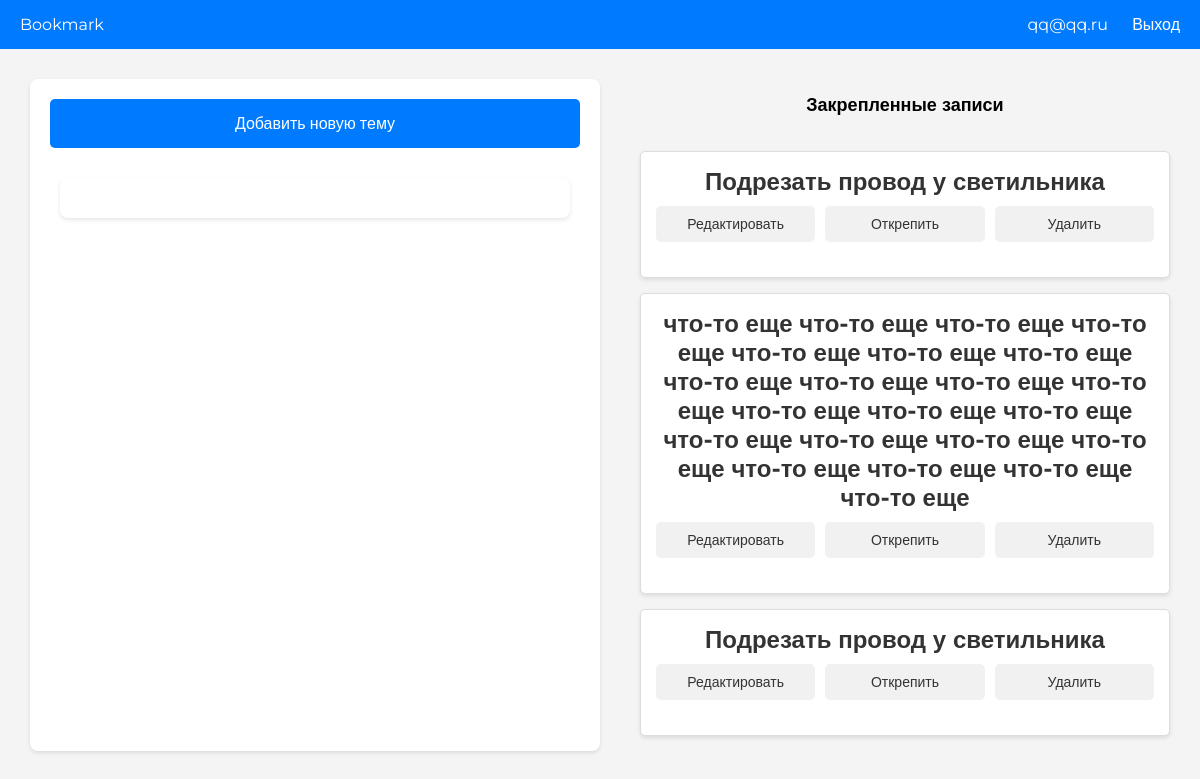
Page /home (signed in) on the earlier database version.
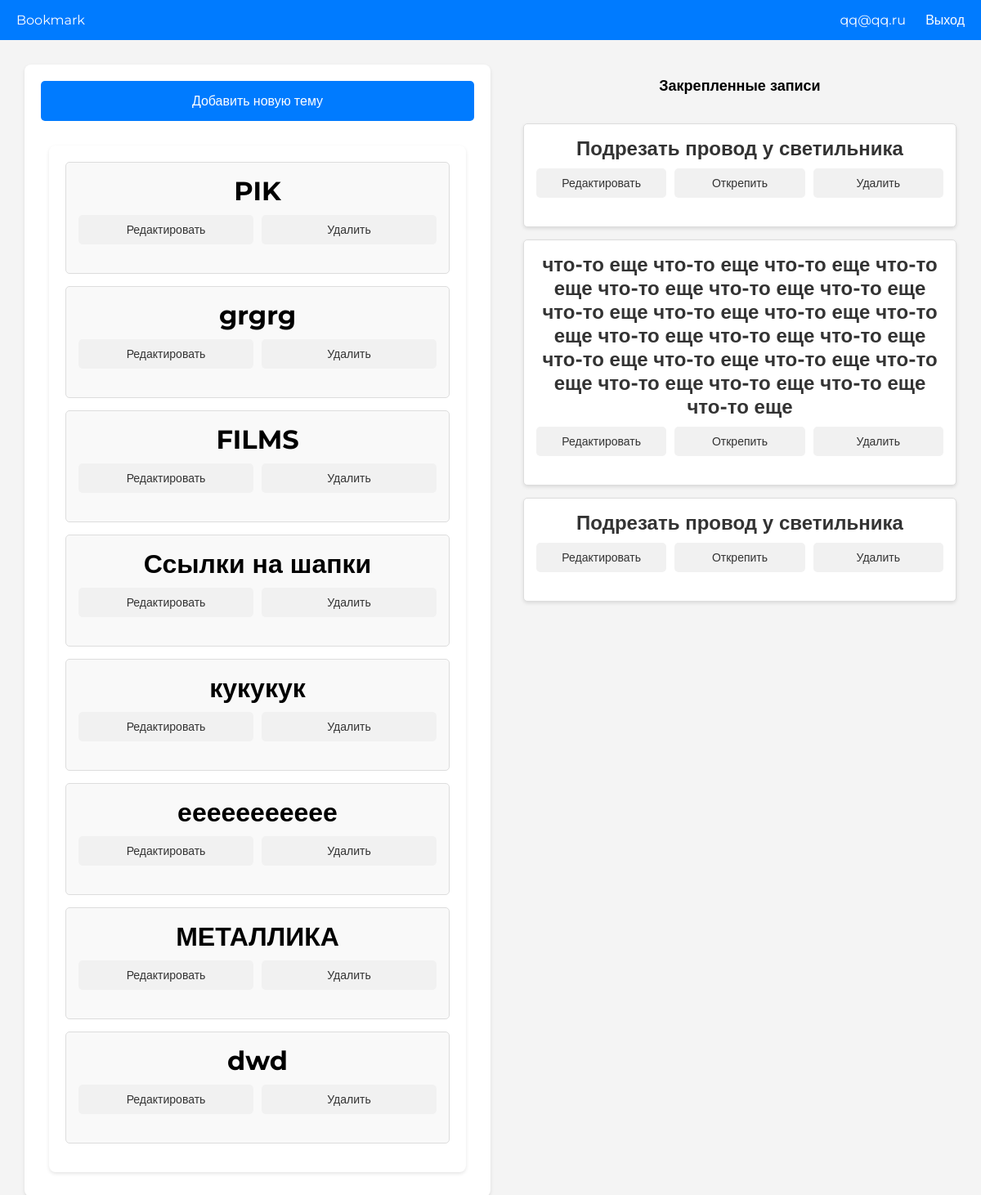
Same page on the later database version.
### app/models.py (models this page shows)
class Topic(Base):
    __tablename__ = 'topics'
    id: Mapped[int] = mapped_column(Integer, primary_key=True, index=True)
    name: Mapped[str] = mapped_column(String, index=True, nullable=False)
    user_id: Mapped[int] = mapped_column(Integer, ForeignKey('users.id'), nullable=False)
    user: Mapped[User] = relationship("User", back_populates="topics")
    posts: Mapped[List['Post']] = relationship("Post", back_populates="topic", cascade="all, delete-orphan")

### app/routes.py (the view)
@app.route('/home')
@login_required
def home():
    session = Session()
    topics = session.query(Topic).filter_by(user_id=current_user.id).all()
    session.close()
    return render_template('home.html', topics=topics)

### app/__init__.py (called while the page is built)
def create_app():
    login_manager.init_app(app)
    @login_manager.user_loader
    def load_user(user_id):
        session = Session()
        return session.query(User).get(int(user_id))
    with app.app_context():
        from . import routes
    return app

### app/templates/home.html (shortened to what this page needs)
<!DOCTYPE html>
<html lang="ru">
<head>
    <link rel="stylesheet" href="/static/css/styles.css">
    <link rel="stylesheet" href="/static/css/home.css">
</head>
<body>
    <header>
        <div class="logo">Bookmark</div>
        <nav>
            {{ current_user.email }}
            <a href="/logout">Выход</a>
        </nav>
    </header>
    <main>
        <div class="sidebar">
            <button id="addTopicButton">Добавить новую тему</button>
            <div class="topics">
                {% for topic in topics %}
                <div class="topic">
                    <div class="topic-title">
                        <a href="{{ url_for('theme', topic_id=topic.id) }}">{{ topic.name }}</a>
                    </div>
                    <div class="actions">
                        <button>Редактировать</button>
                        <button>Удалить</button>
                    </div>
                </div>
                {% endfor %}
            </div>
        </div>
        <div class="pinned">
            <div class="section-title">Закрепленные записи</div>
            <div class="pinned-post">
                <div class="post-title">Подрезать провод у светильника</div>
                <div class="actions">
                    <button>Редактировать</button>
                    <button>Открепить</button>
                    <button>Удалить</button>
                </div>
            </div>
            <div class="pinned-post">
                <div class="post-title">что-то еще что-то еще что-то еще что-то еще что-то еще что-то еще что-то еще что-то еще что-то еще что-то еще что-то еще что-то еще что-то еще что-то еще что-то еще что-то еще что-то еще что-то еще что-то еще что-то еще что-то еще что-то еще</div>
                <div class="actions">
                    <button>Редактировать</button>
                    <button>Открепить</button>
                    <button>Удалить</button>
                </div>
                </div>
                <div class="pinned-post">
                <div class="post-title">Подрезать провод у светильника</div>
                <div class="actions">
                    <button>Редактировать</button>
                    <button>Открепить</button>
                    <button>Удалить</button>
                </div>
            </div>
            </div>
    </main>
</body>
</html>

Differences in the rows shown:
added Topic: name "PIK"
added Topic: name "grgrg"
added Topic: name "FILMS"
added Topic: name "Ссылки на шапки"
added Topic: name "кукукук"
added Topic: name "еееееееееее"
added Topic: name "МЕТАЛЛИКА"
added Topic: name "dwd"
